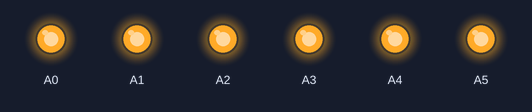
This sketch was run on a simulated Arduino Nano, built with avr-gcc and run on an emulated ATmega328P. Parts: output pins drawn as LEDs (lit = HIGH).

Above: at 0.1 s.
Timing chart, 0 to 1.6 s (numbered marks = the images above):
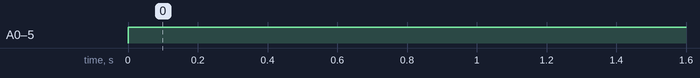

Measured:
- by itself, A0–5: LOW → HIGH at 0.00 s

The sketch:

all_up.ino
```cpp
void setup() {
  // put your setup code here, to run once:

}

void loop() {
  for(int i=2;i<=13;i++)
  {
    digitalWrite(i,HIGH);
    }
   analogWrite(A0 ,255);
   analogWrite(A1 ,255);
   analogWrite(A2 ,255);
   analogWrite(A3 ,255);
   analogWrite(A4 ,255);
   analogWrite(A5 ,255);
   analogWrite(A6 ,255);
   analogWrite(A7 ,255);


}
```
